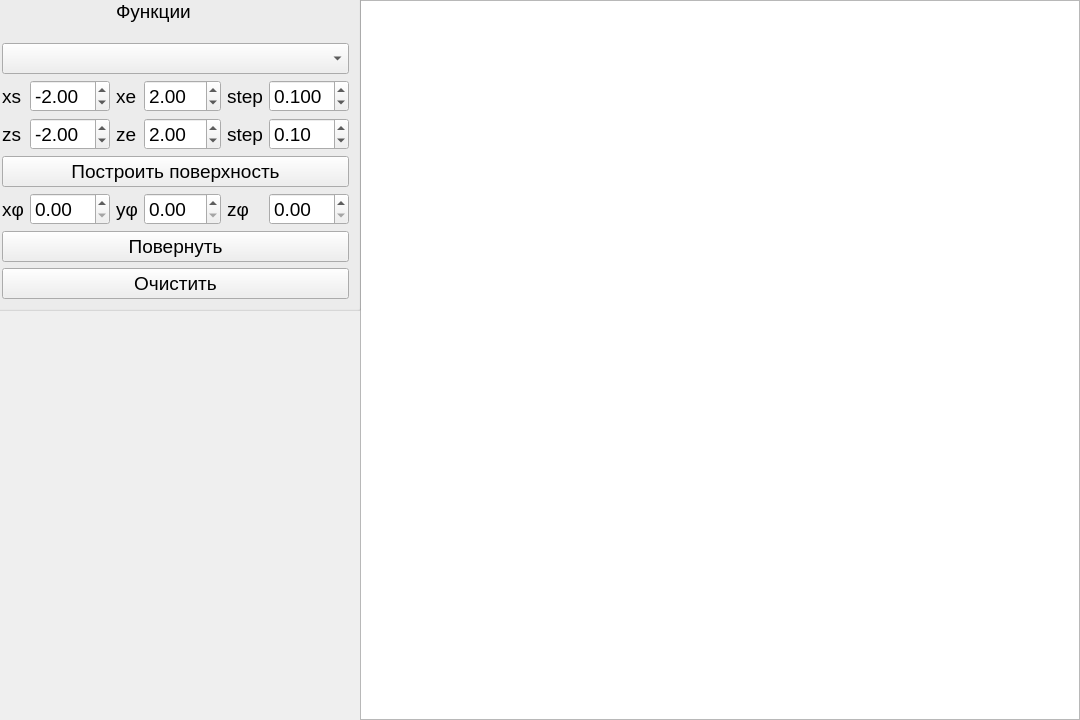
<?xml version="1.0" encoding="UTF-8"?>
<ui version="4.0">
 <class>MainWindow</class>
 <widget class="QMainWindow" name="MainWindow">
  <property name="geometry">
   <rect>
    <x>0</x>
    <y>0</y>
    <width>1080</width>
    <height>720</height>
   </rect>
  </property>
  <property name="windowTitle">
   <string>MainWindow</string>
  </property>
  <widget class="QWidget" name="centralwidget">
   <property name="font">
    <font>
     <pointsize>14</pointsize>
    </font>
   </property>
   <widget class="QGraphicsView" name="graphicsView">
    <property name="geometry">
     <rect>
      <x>360</x>
      <y>0</y>
      <width>720</width>
      <height>720</height>
     </rect>
    </property>
   </widget>
   <widget class="QGroupBox" name="groupBox">
    <property name="geometry">
     <rect>
      <x>-10</x>
      <y>-30</y>
      <width>371</width>
      <height>341</height>
     </rect>
    </property>
    <layout class="QGridLayout" name="gridLayout" rowstretch="1,0,0,0,0,0,0,0">
     <item row="3" column="4">
      <widget class="QLabel" name="label_5">
       <property name="text">
        <string>step</string>
       </property>
      </widget>
     </item>
     <item row="5" column="0">
      <widget class="QLabel" name="label_8">
       <property name="text">
        <string>xφ</string>
       </property>
      </widget>
     </item>
     <item row="3" column="2">
      <widget class="QLabel" name="label_4">
       <property name="text">
        <string>ze</string>
       </property>
      </widget>
     </item>
     <item row="3" column="5">
      <widget class="QDoubleSpinBox" name="zd">
       <property name="value">
        <double>0.100000000000000</double>
       </property>
      </widget>
     </item>
     <item row="7" column="0" colspan="6">
      <widget class="QPushButton" name="pushButton_3">
       <property name="text">
        <string>Очистить</string>
       </property>
      </widget>
     </item>
     <item row="5" column="4">
      <widget class="QLabel" name="label_10">
       <property name="text">
        <string>zφ</string>
       </property>
      </widget>
     </item>
     <item row="2" column="2">
      <widget class="QLabel" name="label_2">
       <property name="text">
        <string>xe</string>
       </property>
      </widget>
     </item>
     <item row="3" column="3">
      <widget class="QDoubleSpinBox" name="ze">
       <property name="value">
        <double>2.000000000000000</double>
       </property>
      </widget>
     </item>
     <item row="5" column="3">
      <widget class="QDoubleSpinBox" name="ty"/>
     </item>
     <item row="2" column="3">
      <widget class="QDoubleSpinBox" name="xe">
       <property name="value">
        <double>2.000000000000000</double>
       </property>
      </widget>
     </item>
     <item row="4" column="0" colspan="6">
      <widget class="QPushButton" name="buildButton">
       <property name="text">
        <string>Построить поверхность</string>
       </property>
      </widget>
     </item>
     <item row="3" column="1">
      <widget class="QDoubleSpinBox" name="zs">
       <property name="minimum">
        <double>-99.000000000000000</double>
       </property>
       <property name="value">
        <double>-2.000000000000000</double>
       </property>
      </widget>
     </item>
     <item row="5" column="1">
      <widget class="QDoubleSpinBox" name="tx"/>
     </item>
     <item row="2" column="5">
      <widget class="QDoubleSpinBox" name="xd">
       <property name="decimals">
        <number>3</number>
       </property>
       <property name="value">
        <double>0.100000000000000</double>
       </property>
      </widget>
     </item>
     <item row="3" column="0">
      <widget class="QLabel" name="label_7">
       <property name="text">
        <string>zs</string>
       </property>
      </widget>
     </item>
     <item row="2" column="4">
      <widget class="QLabel" name="label_3">
       <property name="text">
        <string>step</string>
       </property>
      </widget>
     </item>
     <item row="5" column="2">
      <widget class="QLabel" name="label_9">
       <property name="text">
        <string>yφ</string>
       </property>
      </widget>
     </item>
     <item row="2" column="0">
      <widget class="QLabel" name="label_6">
       <property name="text">
        <string>xs</string>
       </property>
      </widget>
     </item>
     <item row="2" column="1">
      <widget class="QDoubleSpinBox" name="xs">
       <property name="minimum">
        <double>-99.000000000000000</double>
       </property>
       <property name="value">
        <double>-2.000000000000000</double>
       </property>
      </widget>
     </item>
     <item row="6" column="0" colspan="6">
      <widget class="QPushButton" name="rotateButton">
       <property name="text">
        <string>Повернуть</string>
       </property>
       <property name="autoRepeat">
        <bool>true</bool>
       </property>
       <property name="autoRepeatDelay">
        <number>50</number>
       </property>
       <property name="autoRepeatInterval">
        <number>50</number>
       </property>
      </widget>
     </item>
     <item row="5" column="5">
      <widget class="QDoubleSpinBox" name="tz"/>
     </item>
     <item row="1" column="0" colspan="6">
      <widget class="QComboBox" name="functionComboBox"/>
     </item>
     <item row="0" column="2" colspan="2">
      <widget class="QLabel" name="label">
       <property name="text">
        <string>Функции</string>
       </property>
      </widget>
     </item>
    </layout>
   </widget>
  </widget>
 </widget>
 <resources/>
 <connections/>
</ui>
